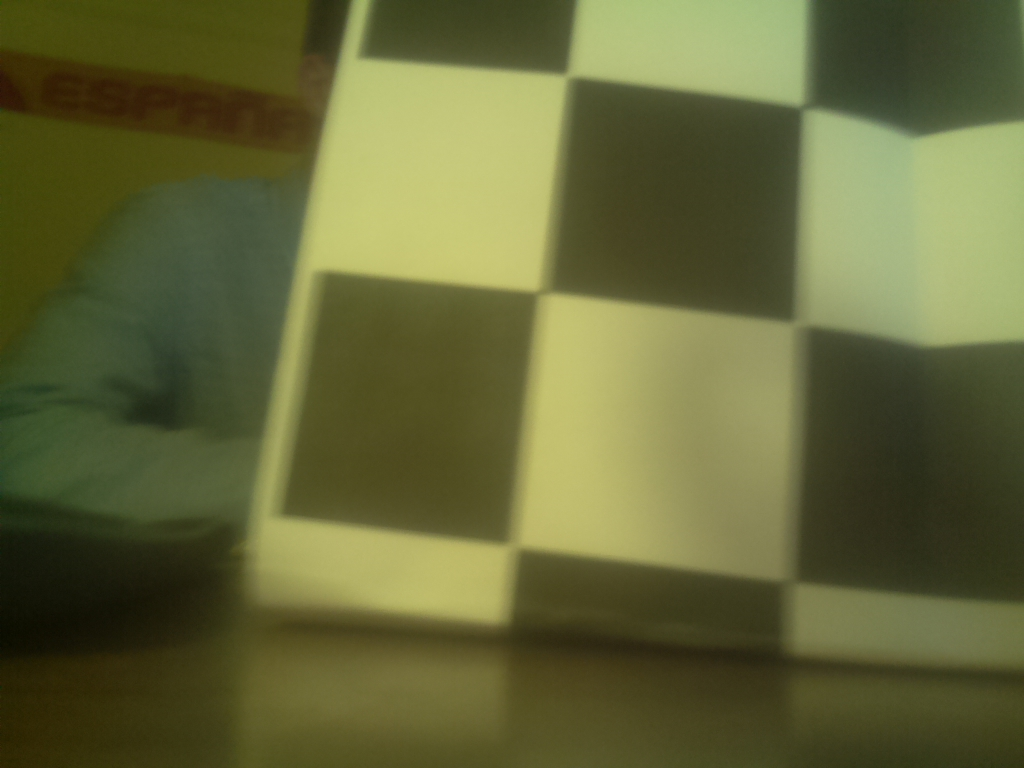
#> input picture PythonOpenCV/camPhoto.jpg, 1024 x 768 px
$ python imshowTest.py
#> lines starting #> are read from the running program, lines starting #| are printed output that depends on the picture; after the words box and inside, x2 and y2 are one past the last pixel; in counts of white or black regions, pixels touching at a corner belong together
#As of Sunday March 22 This script needs to be ran in with the
#Python 3 interpreter because linux is hard
#


import cv2
import numpy as np
import picamera
import time


img = cv2.imread('camPhoto.jpg')
#> img is the input picture: shape (768, 1024, 3); mean B, G, R 56.6, 102.2, 99.7

gray = cv2.cvtColor(img,cv2.COLOR_BGR2GRAY)
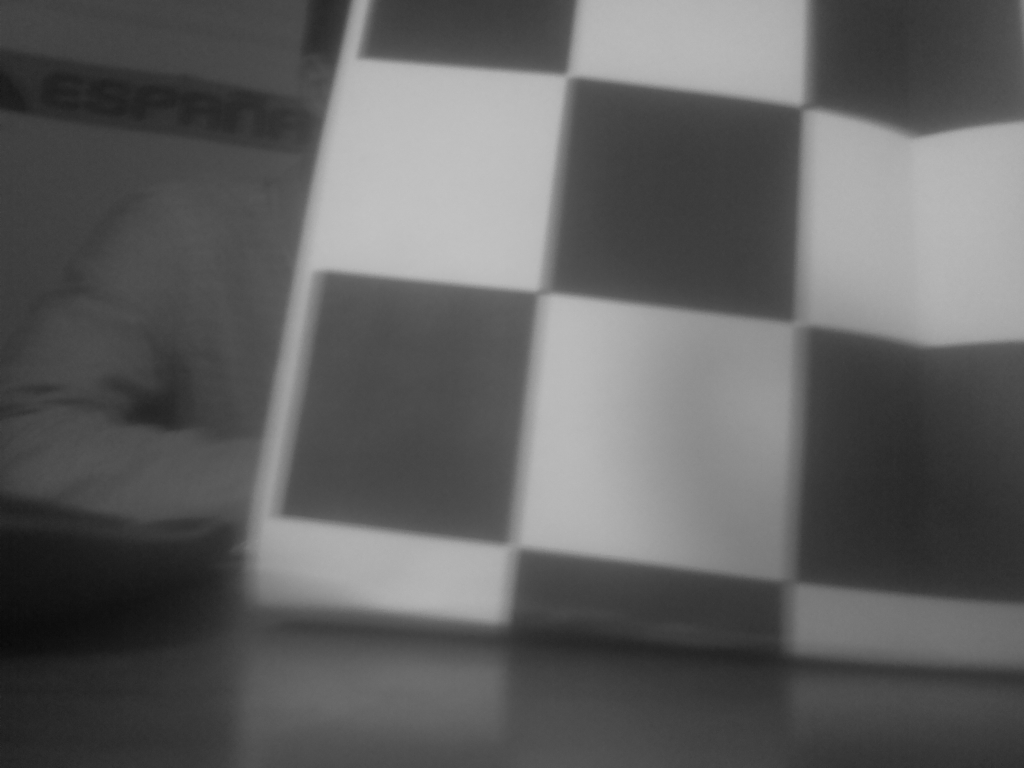
#> gray: shape (768, 1024); min 9, max 195, mean 96.3

gray = np.float32(gray)
dst = cv2.cornerHarris(gray,16,3,0.04)
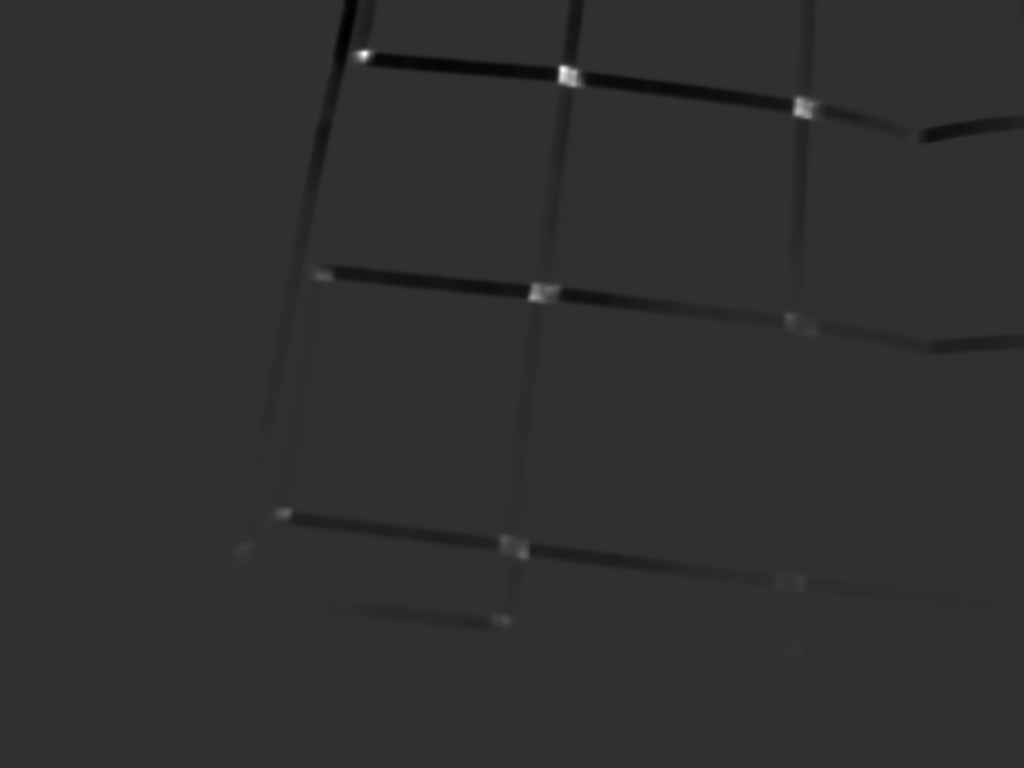
#> dst: shape (768, 1024) float32; min -1887.7, max 8098.3, mean -24.1; drawn with min black and max white

#result is dilated for marking the corners, not important
dst = cv2.dilate(dst,None)

# Threshold for an optimal value, it may vary depending on the image.
img[dst>0.01*dst.max()]=[0,0,255]
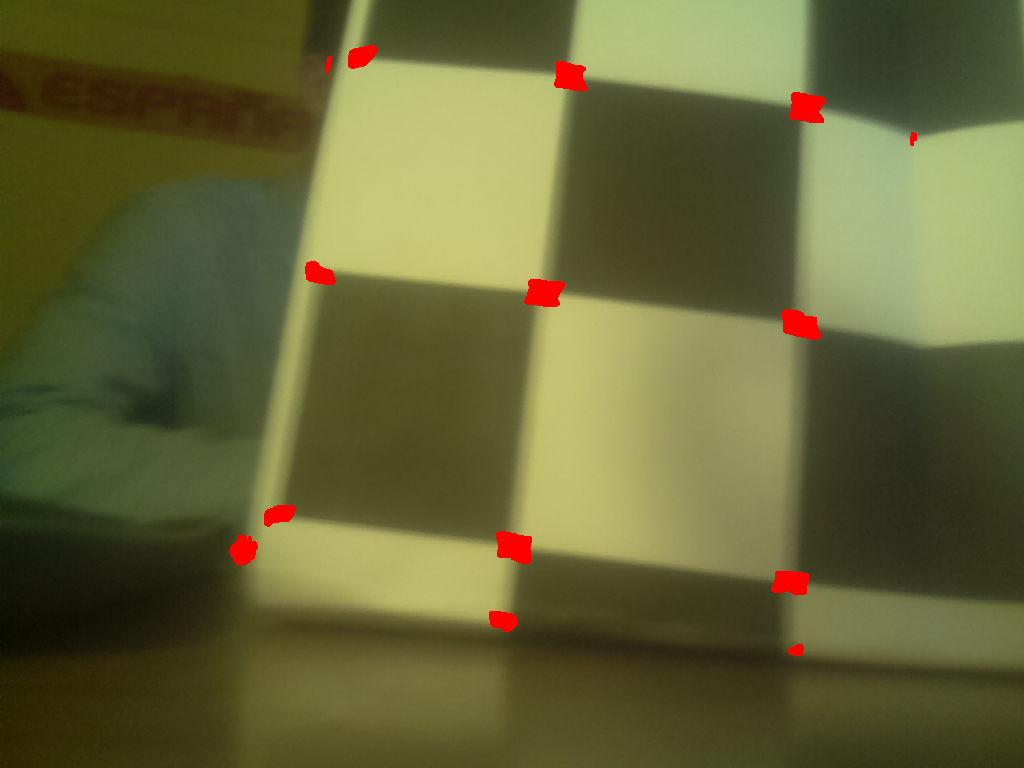
#> img: shape (768, 1024, 3); 1.02% of pixels changed, all inside (x1, y1, x2, y2) = (230, 45, 917, 656)

cv2.imshow('dst',img)
#cv2.imwrite('cornerDetect.png',img)

img2 = cv2.imread('chessboard.jpg')
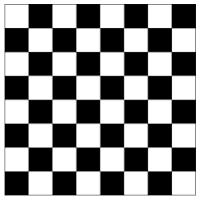
#> input picture PythonOpenCV/chessboard.jpg, 200 x 200 px
#> img2 is the input picture: shape (200, 200, 3); min 0, max 255, mean 137.1
time.sleep(5)
cv2.imshow('dst',img2)
if cv2.waitKey(0) & 0xff == 27:
#> (key Esc is pressed here)
    cv2.destroyAllWindows()
